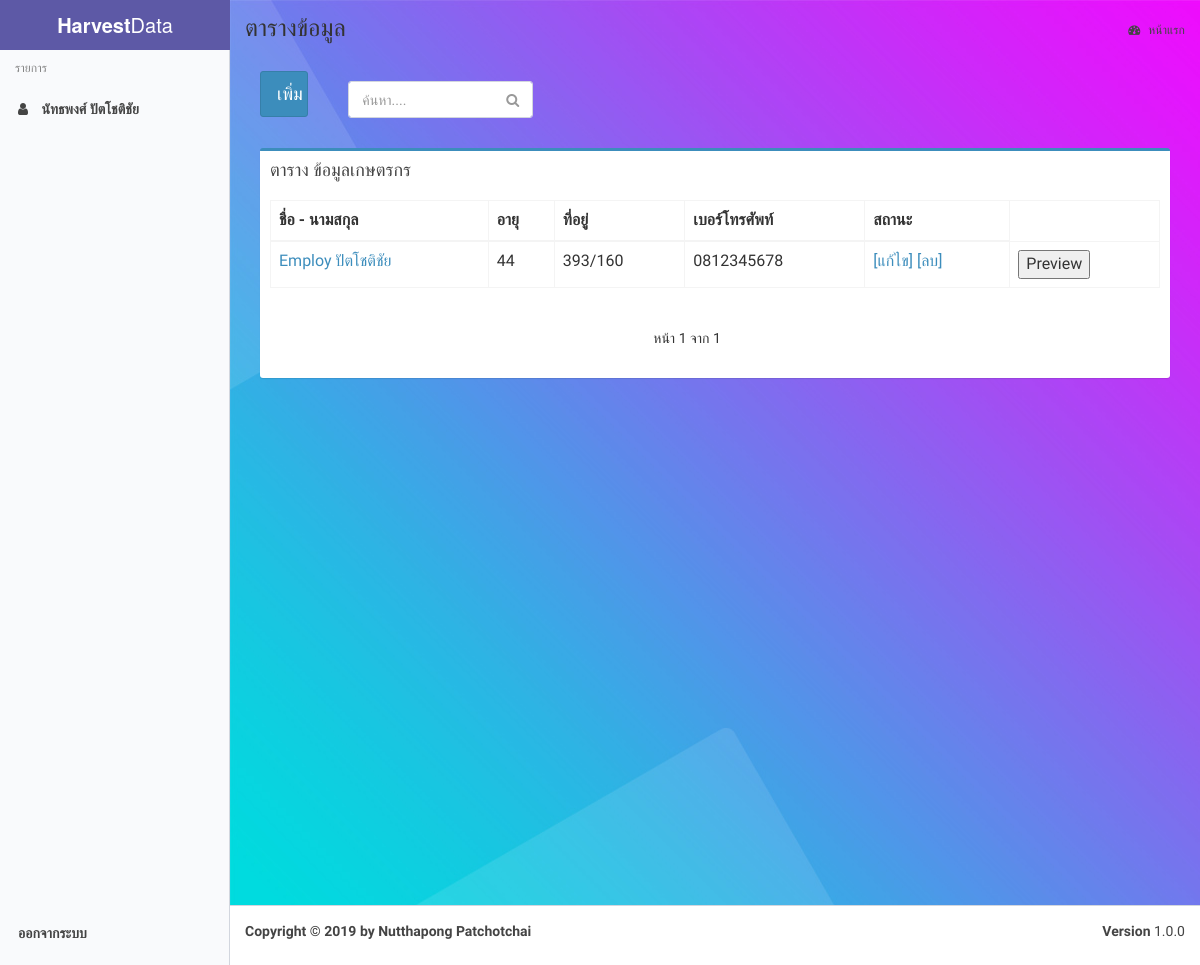
The page / (signed in) on the database as committed earlier.
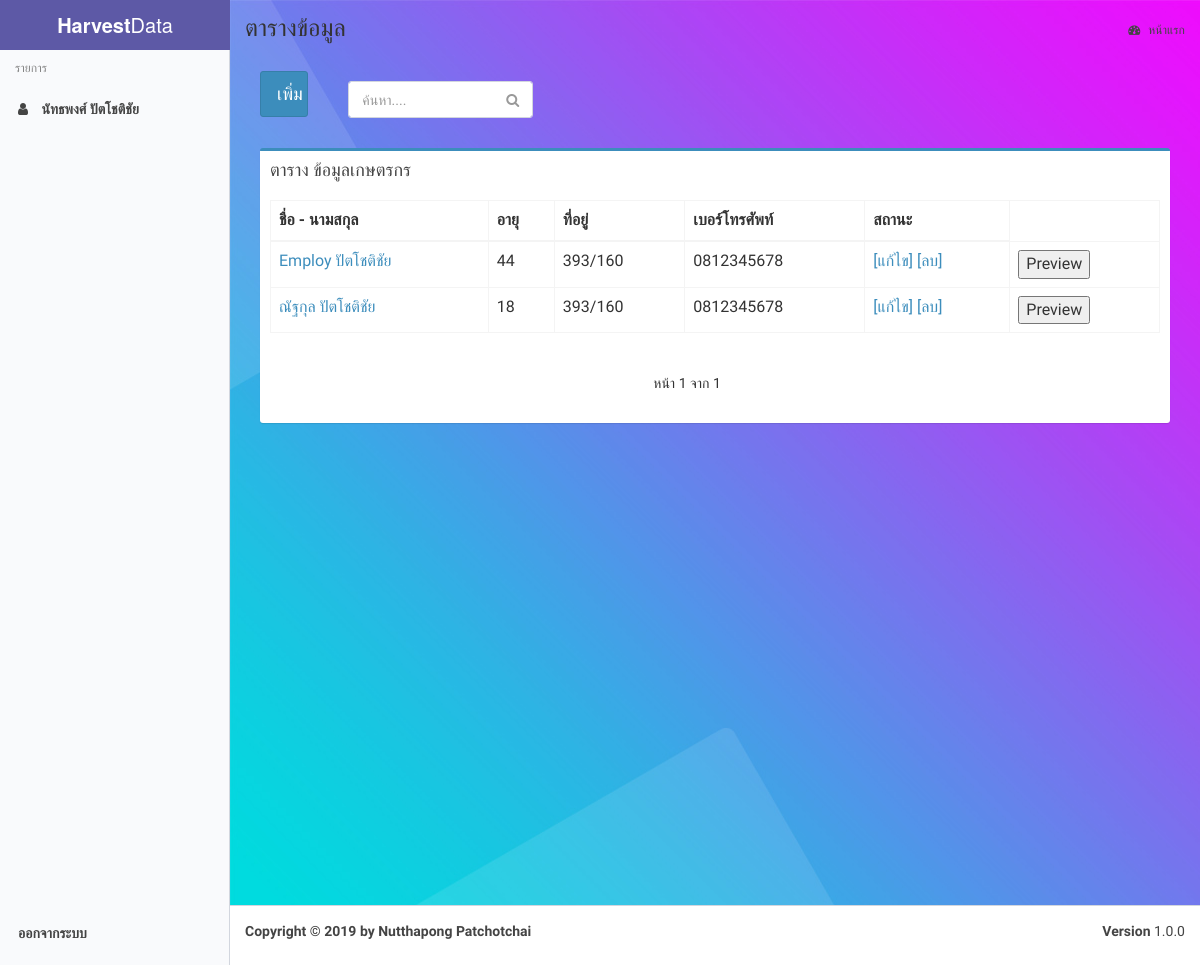
The same page on the database as committed later.
### Farmer/models.py (models this page shows, shortened)
class Farmer(models.Model):
    User_id = models.ForeignKey(User, on_delete=models.CASCADE)
    name = models.CharField(max_length=100, default='')
    lastname = models.CharField(max_length=100, default='')
    age = models.IntegerField(default='')
    address = models.TextField(max_length=500, default='')
    tel = models.CharField(max_length=100, default='')

### Farmer/views.py (the view)
# urls.py: path('', farmer_views.ViewFarmer, name='index'),
@login_required
def ViewFarmer(request):
    viewfarmer = Farmer.objects.filter(User_id=request.user)
    query = request.GET.get("q")
    if query:
            viewfarmer = viewfarmer.filter(
            Q(name__icontains=query) |
            Q(lastname__icontains=query)
        ).distinct()
    paginator = Paginator(viewfarmer, 10)
    page = request.GET.get('page')
    farmerpage = paginator.get_page(page)
    viewfarmerpage = {
            'viewFarmer': viewfarmer,
            'famerpage': farmerpage
    }
    return render(request, 'Farmer/index.html', viewfarmerpage)

### Farmer/templates/Farmer/index.html (shortened to what this page needs)
{% extends "Farmer/base.html" %}
{% load static %}
{% block content %}
<section class="content">
<div class="row" >
    <div class="col-md-1">
<a type="button" class="btn btn-block btn-primary btn-lg" href="{% url 'createFarmer' user.id %}">เพิ่ม</a>
        </div>
    <div class="col-md-3">
    <form action='' method='GET' class='sidebar-form'>
        <div class="input-group">
          <input type="text" name="q" class="form-control" placeholder="ค้นหา...." value='{{ request.get.q }}'>
          <span class="input-group-btn">
                <button type="submit" name="search" id="search-btn" class="btn btn-flat" value="Search"><i class="fa fa-search"></i>
                </button>
              </span>
        </div>
      </form>
    </div>
    <div class="col-md-8"></div>
</div>
    <br>
      <div class="row">
        <div class="col-md-12">
            <div class="box box-primary">
                <div class="box-header">
                <h3 class="box-title">ตาราง ข้อมูลเกษตรกร</h3>
                </div>
	<div class="limiter">
		<div class="container-login100" >
			<div class="wrap-login100 p-l-55 p-r-55 p-t-65 p-b-54">
				<form class="login100-form validate-form" action="" method="post" name="Login_Form" >
            <div class="box-body">
              <div id="example2_wrapper" class="dataTables_wrapper form-inline dt-bootstrap"><div class="row"><div class="col-sm-6"></div><div class="col-sm-6"></div></div><div class="row"><div class="col-sm-12"><table id="example2" class="table table-bordered table-hover dataTable" role="grid" aria-describedby="example2_info">
                <thead>
                <tr role="row">
                    <th class="sorting_asc" tabindex="0" aria-controls="example2" rowspan="1" colspan="1" aria-sort="ascending" aria-label="Rendering engine: activate to sort column descending">ชื่อ - นามสกุล</th>
                    <th class="sorting" tabindex="0" aria-controls="example2" rowspan="1" colspan="1" aria-label="Platform(s): activate to sort column ascending">อายุ</th>
                    <th class="sorting" tabindex="0" aria-controls="example2" rowspan="1" colspan="1" aria-label="Engine version: activate to sort column ascending">ที่อยู่</th>
                    <th class="sorting" tabindex="0" aria-controls="example2" rowspan="1" colspan="1" aria-label="CSS grade: activate to sort column ascending">เบอร์โทรศัพท์</th>
                    <th class="sorting" tabindex="0" aria-controls="example2" rowspan="1" colspan="1" aria-label="CSS grade: activate to sort column ascending">สถานะ</th>
                </tr>
                </thead>
                <tbody>
                {% for VF in famerpage %}
                <tr role="row" class="odd">
                  <td><a type="button"  href="{% url 'viewFarmer' VF.id  %}" >{{ VF.name }} {{ VF.lastname }}</a></td>
                    <td>{{ VF.age }}</td>
                    <td>{{ VF.address }}</td>
                    <td>{{ VF.tel }}</td>
                  <td>
                      <a type="button"  href="{% url 'editFarmer' VF.id  %}">[แก้ไข]</a>
                      <a type="button"  href="{% url 'deleteFarmer' VF.id  %}">[ลบ]</a>
                  </td>
                <td>
                    <button class="preview" id="ale">Preview</button>
                </td>
                </tr>
                {% endfor %}
                </tbody>
              </table></div></div>
                  <div class="row">
                      <div class="col-sm-5">
                      </div>
                      <div class="col-sm-7">
                        <div class="pagination">
                            <span class="step-links">
        <span class="current">
            หน้า {{ famerpage.number }}  จาก {{ famerpage.paginator.num_pages }}
        </span>
    </span>
</div>
                      </div>
                  </div>
                </div>
            </div>
				</form>
			</div>
		</div>
	</div>
            </div>
        </div>
          </div>
</section>
{% endblock %}

Rows that differ between the two databases and show on the page:
added Farmer: name "ณัฐกุล", lastname "ปัตโชติชัย", age "18", address "393/160", tel "0812345678"
